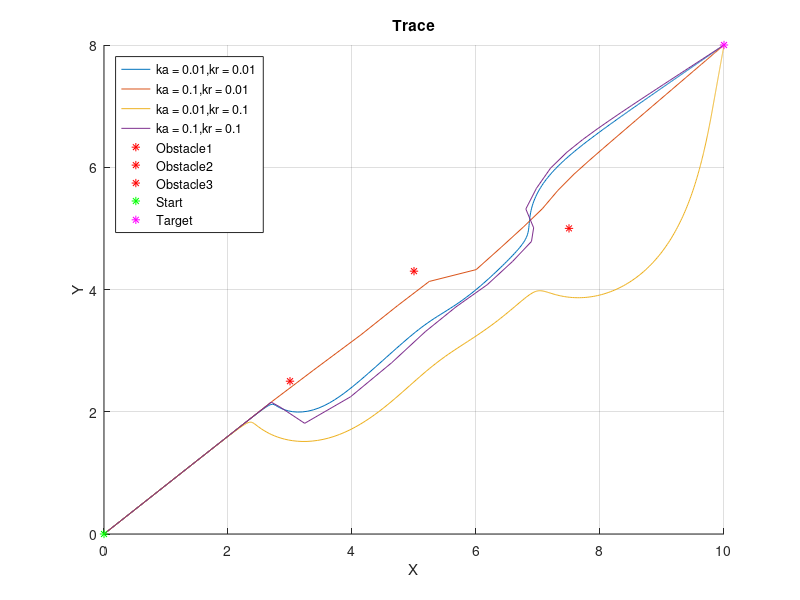
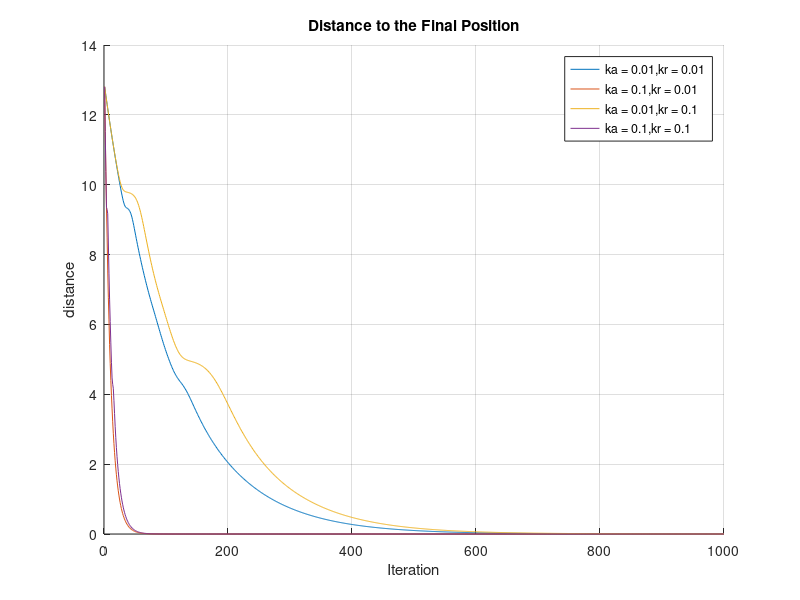
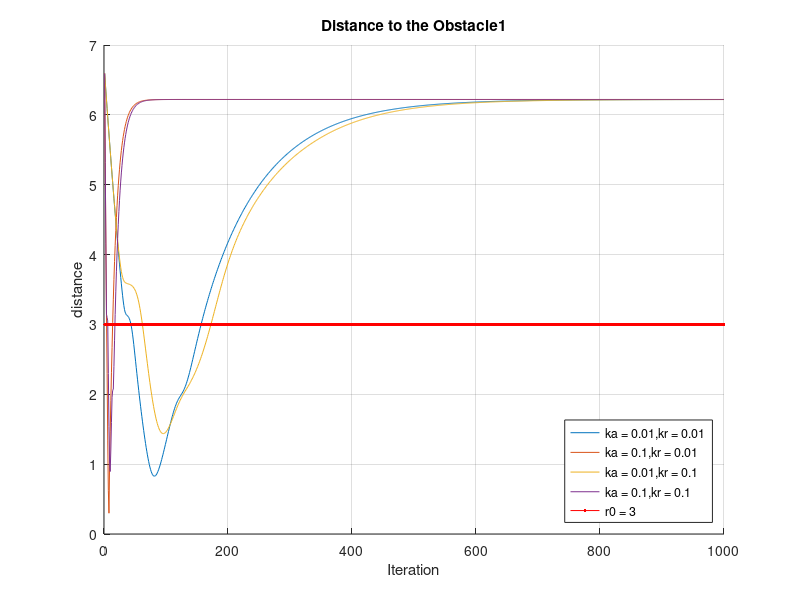
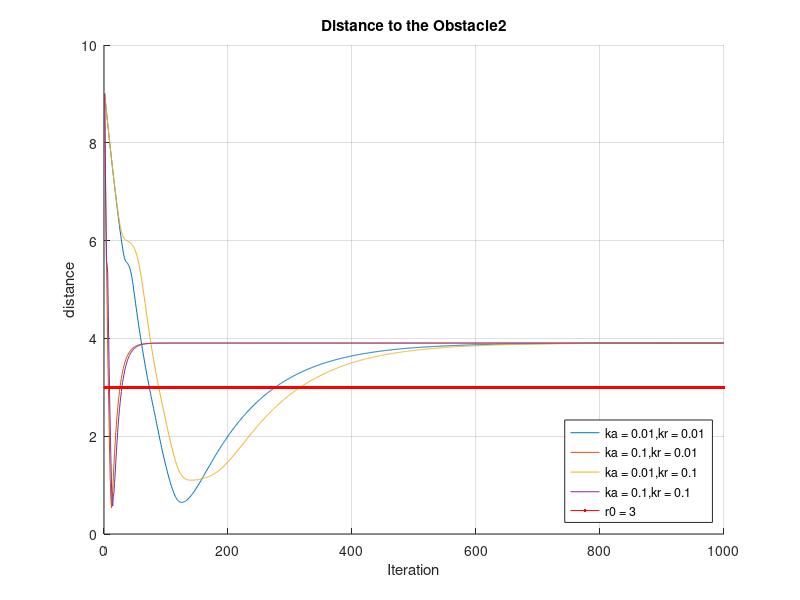

The MATLAB script that drew these images, in order:
clear,clc,close all
%% Set up
ka = [0.01 0.1];
kr = [0.01 0.1];
r0 = 3;
Iteration = 1000;
Initial_location = [0 0];
Target_location = [10 8];
obstacle1 = [5 4.3];
obstacle2 = [7.5 5];
obstacle3 = [3 2.5];
current_location = Initial_location;

%% Calculate formular
trace = zeros(Iteration,2);
dist_goal = zeros(Iteration,1);
dist_obstacle1 = zeros(Iteration,1);
dist_obstacle2 = zeros(Iteration,1);
dist_obstacle3 = zeros(Iteration,1);
for i = 1:2
    for j = 1:2
        current_location = [0 0];
        for t = 1:Iteration
            trace(t,1:2) = current_location;
            dist_goal(t) = norm(Target_location-current_location);
            dist_obstacle1(t) =  norm(obstacle1 - current_location);
            dist_obstacle2(t) =  norm(obstacle2 - current_location);
            dist_obstacle3(t) =  norm(obstacle3 - current_location);
            dUa = ka(j)*(current_location - Target_location);
            
            % obstacle1
            if (norm(obstacle1 - current_location)<=r0)
                dUr1 = kr(i)*(1/r0 - 1/norm(obstacle1-current_location))*(current_location-obstacle1)/norm(obstacle1-current_location)^3;
            else
                dUr1 = [0 0];
            end
            
            % obstacle2
            if (norm(obstacle2 - current_location)<=r0)
                dUr2 = kr(i)*(1/r0 - 1/norm(obstacle2-current_location))*(current_location-obstacle2)/norm(obstacle2-current_location)^3;
            else
                dUr2 = [0 0];
            end
            % obstacle3
            if (norm(obstacle3 - current_location)<=r0)
                dUr3 = kr(i)*(1/r0 - 1/norm(obstacle3-current_location))*(current_location-obstacle3)/norm(obstacle3-current_location)^3;
            else
                dUr3 = [0 0];
            end
            % update
            current_location = current_location - (dUa+dUr1+dUr2+dUr3);
        end
        
        %% show trace
        figure(1)
        hold on
        plot(trace(:,1),trace(:,2));
        hold off
        
        figure(2)
        hold on
        plot(1:Iteration,dist_goal);
        hold off
        
        figure(3)
        hold on
        plot(1:Iteration,dist_obstacle1);
        hold off
        
        figure(4)
        hold on
        plot(1:Iteration,dist_obstacle2);
        hold off
        
        figure(5)
        hold on
        plot(1:Iteration,dist_obstacle3);
        hold off
    end
end
figure(1)
hold on
plot(obstacle1(1),obstacle1(2),'r*',obstacle2(1),obstacle2(2),'r*',obstacle3(1),obstacle3(2),'r*',Initial_location(1),Initial_location(2),'g*',Target_location(1),Target_location(2),'m*');
legend('ka = 0.01,kr = 0.01','ka = 0.1,kr = 0.01','ka = 0.01,kr = 0.1','ka = 0.1,kr = 0.1','Obstacle1','Obstacle2','Obstacle3','Start','Target','location','northwest')
grid on
xlabel X
ylabel Y
title Trace
hold off

figure(2)
hold on
legend('ka = 0.01,kr = 0.01','ka = 0.1,kr = 0.01','ka = 0.01,kr = 0.1','ka = 0.1,kr = 0.1')
grid on
xlabel Iteration
ylabel distance
title('Distance to the Final Position')
hold off

figure(3)
hold on
plot(1:Iteration,r0*ones(1,Iteration),'.-r');
legend('ka = 0.01,kr = 0.01','ka = 0.1,kr = 0.01','ka = 0.01,kr = 0.1','ka = 0.1,kr = 0.1','r0 = 3','location','southeast')
grid on
xlabel Iteration
ylabel distance
title('Distance to the Obstacle1')
hold off

figure(4)
hold on
plot(1:Iteration,r0*ones(1,Iteration),'.-r');
legend('ka = 0.01,kr = 0.01','ka = 0.1,kr = 0.01','ka = 0.01,kr = 0.1','ka = 0.1,kr = 0.1','r0 = 3','location','southeast')
grid on
xlabel Iteration
ylabel distance
title('Distance to the Obstacle2')
hold off

figure(5)
hold on
plot(1:Iteration,r0*ones(1,Iteration),'.-r');
legend('ka = 0.01,kr = 0.01','ka = 0.1,kr = 0.01','ka = 0.01,kr = 0.1','ka = 0.1,kr = 0.1','r0 = 3','location','southeast')
grid on
xlabel Iteration
ylabel distance
title('Distance to the Obstacle3')
hold off